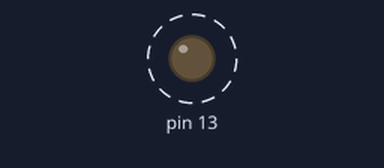
Recording of a sketch running on a simulated Arduino Uno, built with avr-gcc and run on an emulated ATmega328P. Parts: output pins drawn as LEDs (lit = HIGH). Dashed ring = blinking.

Above: at 0.05 s.
Timing chart, 0 to 3.0 s (numbered marks = the images above):
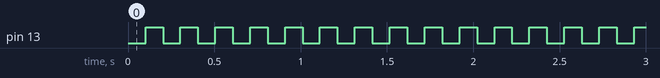

The sketch:

BLINK_ARDUINO_NANO_PIN13_WITH_MILLIS.ino
```cpp
/*
Blink Arduino pin 13 (port 5) using millis() function
Author: Patrick NDAYIKUNDA
Date 20/11/2021
Institution: IPRC KIGALI
*/

unsigned long previous = 0;
unsigned long current_time = 0;
uint32_t interval = 100;
bool ledstate = false;

void setup() {
  // put your setup code here, to run once:
  DDRB |= (1<<5);

}

void loop() {
  // put your main code here, to run repeatedly:

current_time = millis();
if(current_time - previous > interval){
  previous = current_time;
  ledstate = !ledstate;
  if(ledstate){
    PORTB |= (1<<5);
  }
  else{
    PORTB &= (~(1<<5));
  }
}

}
```

Measured:
- by itself, pin 13: alternates HIGH for 0.10 s and LOW for 0.10 s
